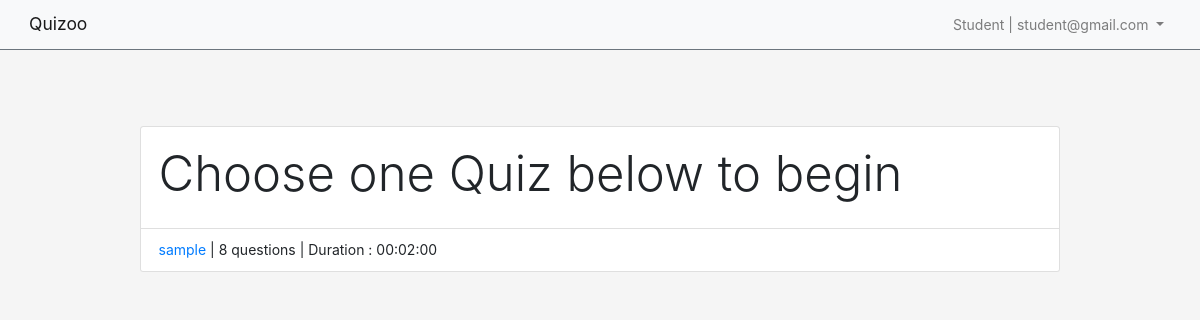
The page /exam/ (signed in) on the database its author committed.
### users/models.py (models this page shows, shortened)
class User(AbstractUser):
    username = None
    teacher = models.BooleanField(default=False,
                                    help_text='check to register as a teacher. Only teachers can create,delete and update quizzes'
                                )
    email = models.EmailField(max_length=255, unique=True)
    USERNAME_FIELD = 'email'
    REQUIRED_FIELDS = []
    objects = CustomUserManager()

### dashboard/models.py (models this page shows, shortened)
class Quiz(models.Model):
    quiz_title = models.CharField(max_length=100)
    quiz_text = models.TextField()
    duration = models.DurationField(default=timedelta(minutes=5), help_text='HH:MM:SS')

### exam/views.py (the view)
# urls.py: path('', views.ExamListView.as_view(),
class ExamListView(LoginRequiredMixin, generic.ListView):
    model = Quiz
    template_name = "exam/exam_list.html"
    context_object_name = 'exams'
    def get(self, request, *args, **kwargs):
        clearSessionWithoutLoggingOut(request)
        return super().get(request, *args, **kwargs)

### exam/views.py (called while the page is built)
def clearSessionWithoutLoggingOut(request):
    for key in list(request.session.keys()):
        if not key.startswith('_'):
            del request.session[key]
    return

### templates/exam/exam_list.html (shortened to what this page needs)
{% extends 'base.html' %}
{% load static %}
{% block content %}
<div class="row mt-5 justify-content-center">
    <div class="col-sm-10">
        {% if exams %}
            <div class="card">
                <div class="card-body">
                    <h4 class="display-4">Choose one Quiz below to begin</h4>
                </div>
                <ul class="list-group list-group-flush">
                    {% for exam in exams %}
                    <li class="list-group-item">
                            <a
                                id='exam_list'
                                href="{% url 'exam:exam_instruction' exam.pk %}"
                            >
                                <span class="text-primary">{{ exam.quiz_title }}</span>
                            </a>
                                |
                                <span>{{ exam.questions.count }} question{{ exam.questions.count|pluralize }}</span>
                                |
                                <span>Duration : 0{{ exam.duration }}</span>
                    </li>
                    {% endfor %}
                </ul>
            </div>
        {% else %}
            <h1 class="display-4">No Quiz.</h1>
        {% endif %}
    </div>
</div>
{% endblock content %}

### templates/base.html (shortened to what this page needs)
{% load static %}
<!doctype html>
<html lang="en">
<head>
    <link rel="stylesheet" href="https://stackpath.bootstrapcdn.com/bootstrap/4.3.1/css/bootstrap.min.css"
>
    <link rel="stylesheet" href="{% static 'main.css' %}">
</head>
<body>
    {% block navbar %}
    <nav class="navbar navbar-expand-sm navbar-light bg-light border-bottom border-secondary fixed-top">
        <div class="container-fluid">
            <a class="navbar-brand" href="/">Quizoo</a>
            <div class="collapse navbar-collapse" id="collapsibleNavId">
                <ul class="navbar-nav ml-auto mt-2 mt-lg-0">
                    <li class="nav-item dropdown">
                        {% if user.is_authenticated %}
                        <a class="nav-link dropdown-toggle" href="" id="dropdownId" data-toggle="dropdown"
                            aria-haspopup="true" aria-expanded="false">
                            <span>
                                {% if user.teacher %}
                                Teacher
                                {% else %}
                                Student
                                {% endif %}
                                |
                            </span>
                            {{user.email}}
                        </a>
                        {% endif %}
                    </li>
                </ul>
            </div>
        </div>
    </nav>
    {% endblock navbar %}
    <div class="container my-5 pt-5">
        {% block content %}
        {% endblock content %}
    </div>
</body>
</html>

### static/main.css (style rules this page uses)
html, body { height: 100%; background-color: #f5f5f5; font-size: 14px; }

### rows shown on the page
User: email "student@gmail.com"
Quiz: quiz_title "sample", questions.count "8", duration "0:02:00"
